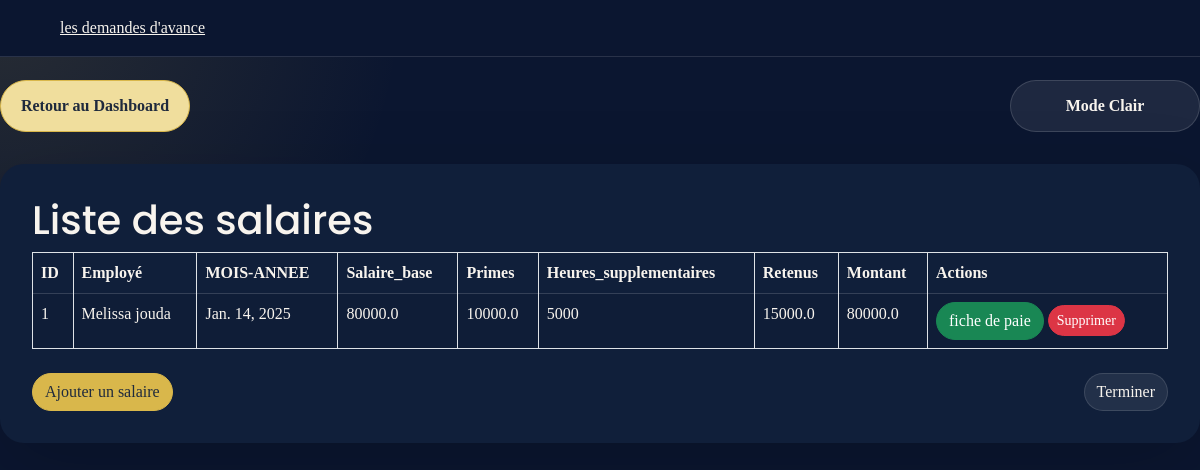
The page /acceuil-arh/salaires/ on the database its author committed.
### app1/models.py (models this page shows, shortened)
class Salaire(models.Model):
    mois_annee= models.DateField(default=timezone.now)
    salaire_base= models.FloatField(max_length=15)
    primes=models.FloatField(max_length=15)
    heures_supplementaires= models.IntegerField(default=0)
    retenus= models.FloatField(max_length=15)
    salaire_net= models.FloatField(max_length=20)
    Employe_salaire= models.ForeignKey(Employe, on_delete=models.CASCADE, related_name="salaires")

class Employe(models.Model):
    nom= models.CharField(max_length=20)
    prenom= models.CharField(max_length=20)
    sexe = models.CharField(max_length=10, choices=[('Homme', 'Homme'), ('Femme', 'Femme')], default=0)
    date_de_naissance= models.DateField(default=timezone.now)
    date_aumbauche= models.DateField(default=timezone.now)
    adresse= models.CharField(max_length=30)
    Historique_professionnel= models.CharField(max_length=500)
    Service_Employe= models.ForeignKey(Service, on_delete=models.CASCADE)
    Competance_Employe=models.ManyToManyField(Competances, related_name="comp", blank=True)
    Employe_Formation= models.ManyToManyField(Formations, related_name="frm", blank=True)
    Employe_Utilisateur= models.OneToOneField(Utilisateur, on_delete=models.CASCADE, related_name="employe")
    photo_profil = models.ImageField(upload_to='profile_photos/', null=True, blank=True)
    def __str__(self):
        return f"{self.prenom} {self.nom}"

### app1/views.py (the view)
# urls.py: path('acceuil-arh/salaires/', views.liste_salaires, name='liste_salaires'),
def liste_salaires(request):
    salaires = Salaire.objects.all()
    return render(request, 'liste_salaires_ARH.html', {'salaires': salaires})

### app1/templates/liste_salaires_ARH.html (shortened to what this page needs)
<!DOCTYPE html>
<html lang="en">
    {% load static %}
<head>
    <link rel="stylesheet" href="{% static 'css/bootstrap.min.css' %}">
    <link rel="stylesheet" href="{% static 'css/styles.css' %}">
    <link href="https://cdn.jsdelivr.net/npm/remixicon@4.5.0/fonts/remixicon.css" rel="stylesheet" />
    <link rel="stylesheet" href="https://unpkg.com/boxicons@latest/css/boxicons.min.css">
</head>
<body>
    <div class="theme-control-bar">
        <a href="{% url 'acceuil_arh' %}" class="btn btn-primary" id="dashboard-return">Retour au Dashboard</a>
        <button id="theme-toggle" class="btn btn-secondary">Mode Clair/Sombre</button>
    </div>
    <header>
        <a href="{% url 'avance_salaire'%}" class="dm_salaire">les demandes d'avance</a>
    </header>
    <div class="container">
        <h1>Liste des salaires</h1>
        <table class="table table-bordered table-striped">
            <thead>
                <tr>
                    <th>ID</th>
                    <th>Employé</th>
                    <th>MOIS-ANNEE</th>
                    <th>Salaire_base</th>
                    <th>Primes</th>
                    <th>Heures_supplementaires</th>
                    <th>Retenus</th>
                    <th>Montant</th>
                    <th>Actions</th>
                </tr>
            </thead>
            <tbody>
                {% for salaire in salaires %}
                <tr>
                    <td>{{ salaire.id }}</td>
                    <td>{{ salaire.Employe_salaire}}</td>
                    <td>{{ salaire.mois_annee }}</td>
                    <td>{{ salaire.salaire_base }}</td>
                    <td>{{ salaire.primes }}</td>
                    <td>{{ salaire.heures_supplementaires }}</td>
                    <td>{{ salaire.retenus }}</td>
                    <td>{{ salaire.salaire_net }}</td>
                    <td><a href="{% url 'fiche_paie' salaire.id %}" class="btn btn-success" >fiche de paie</a>
                        <button class="btn btn-danger btn-sm" onclick="confirmDelete({{salaire.id}})">Supprimer</button>
                    </td>
                </tr>
                {% endfor %}
            </tbody>
        </table>
        <div class="d-flex justify-content-between mt-4">
            <a href="{% url 'ajouter_salaire' %}" class="btn btn-primary">Ajouter un salaire</a>
            <a href="{% url 'acceuil_arh' %}" class="btn btn-secondary">Terminer</a>
        </div>
    </div>
</body>
</html>

### app1/static/css/styles.css (style rules this page uses)
:root { --bg-base: #0b1630; --bg-card: rgba(255,255,255,0.08); --bg-card-soft: rgba(255,255,255,0.12); --surface: #101f3a; --surface-soft: #162748; --text-light: #f8f4ee; --text-strong: #ffffff; --text-dark: #1f2a3d; --accent: #d9b74b; --accent-soft: #f0de9d; --chart-1: #4d9be6; --chart-2: #ec6a5e; --chart-3: #6dd1b7; --chart-4: #f5c04d; --chart-5: #7c5cff; --chart-6: #ff7fbf; --shadow: 0 24px 80px rgba(0,0,0,0.18); --border: rgba(255,255,255,0.12); }
html { scroll-behavior: smooth; }
body { min-height: 100vh; font-family: 'Poppins', sans-serif; background: radial-gradient(circle at top left, rgba(217,183,75,0.14), transparent 28%), radial-gradient(circle at bottom right, rgba(244,235,215,0.12), transparent 22%), var(--bg-base); color: var(--text-light); margin: 0; padding: 0; padding-top: 80px; }
body, input, textarea, select, button { font-family: inherit; }
h1, h2, h3, h4, h5, h6 { font-family: 'Poppins', sans-serif; }
a { color: inherit; }
button, .btn { border-radius: 999px; transition: all 220ms ease; }
.card, .table, .form-control, .btn { transition: all 220ms ease; }
.table thead th { border-bottom: 1px solid rgba(255,255,255,0.15); }
.btn-primary { background-color: var(--accent); border-color: var(--accent); color: var(--text-dark); }
.table thead th, .table tbody td, .form-label, .navbar a, footer, .card-title, .card-text { color: var(--text-light) !important; }
.theme-control-bar { display: flex; align-items: center; justify-content: space-between; gap: 0.75rem; flex-wrap: wrap; margin-bottom: 1.5rem; }
#theme-toggle, #dashboard-return { min-width: 190px; padding: 0.8rem 1rem; border: 1px solid transparent; font-weight: 600; }
#theme-toggle { background: rgba(255, 255, 255, 0.08); border-color: rgba(255, 255, 255, 0.14); color: var(--text-light); }
#dashboard-return { background: var(--accent-soft); color: var(--text-dark); border-color: var(--accent); }
.container { background: var(--surface); border-radius: 24px; padding: 2rem; box-shadow: var(--shadow); }
.btn-secondary { background-color: rgba(255, 255, 255, 0.08); border-color: rgba(255, 255, 255, 0.12); color: var(--text-light); }
.card, .table, .form-control, .btn, .card-body { transition: all 220ms ease; }
.container { max-width: 1200px; margin: 2rem auto; }
header { position: fixed; width: 100%; top: 0; z-index: 1000; display: flex; align-items: center; justify-content: space-between; background: var(--bg-base); padding: 15px 12%; transition: all 0.2s ease; border-bottom: 1px solid var(--border); }
@media (max-width: 1280px) { header { padding: 1rem 5%; } }

### rows shown on the page
Salaire: id "1", Employe_salaire "Melissa jouda", mois_annee "Jan. 14, 2025", salaire_base "80000.0", primes "10000.0", heures_supplementaires "5000", retenus "15000.0", salaire_net "80000.0"
